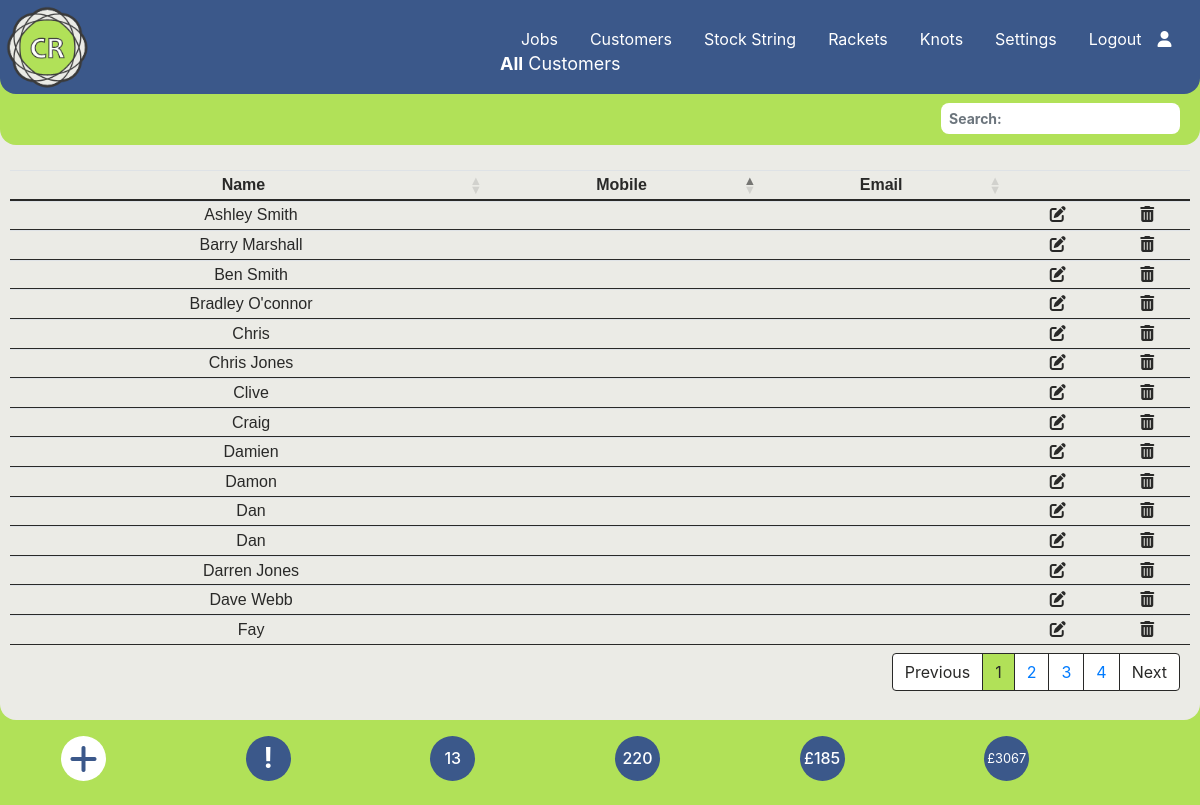
The app's page /customers.php (signed in) with its own data.
### tables this page shows
CREATE TABLE `customer` (
  `cust_ID` int(5) NOT NULL,
  `Name` varchar(100) NOT NULL,
  `Notes` varchar(500) NOT NULL,
  `Email` varchar(100) NOT NULL,
  `Mobile` varchar(20) NOT NULL,
  `pref_string` int(6) NOT NULL,
  `pref_stringc` int(6) NOT NULL,
  `tension` varchar(5) NOT NULL,
  `tensionc` varchar(5) NOT NULL,
  `prestretch` varchar(5) NOT NULL,
  `racketid` int(10) NOT NULL,
  `discount` int(3) NOT NULL DEFAULT 0
);

CREATE TABLE `settings` (
  `id` int(5) NOT NULL,
  `description` varchar(20) NOT NULL,
  `value` varchar(5) NOT NULL
);

### customers.php (the view, shortened to what this page needs)
<?php require_once('./Connections/wcba.php');
require_once('./menu.php');
$current_month_text = date("F");
$current_month_numeric = date("m");
$current_year = date("Y");
$query_Recordset2 = "SELECT * FROM customer LEFT JOIN rackets ON customer.racketid = rackets.racketid LEFT JOIN all_string ON customer.pref_string = all_string.string_id ORDER BY name ASC";
$Recordset2 = mysqli_query($conn, $query_Recordset2) or die(mysqli_error($conn));
$row_Recordset2 = mysqli_fetch_assoc($Recordset2);
$totalRows_Recordset2 = mysqli_num_rows($Recordset2);
$query_Recordset6 = "SELECT * FROM stringjobs WHERE collection_date LIKE '___" . $current_month_numeric . "/" . $current_year . "%'ORDER BY job_id ASC;";
$Recordset6 = mysqli_query($conn, $query_Recordset6) or die(mysqli_error($conn));
$totalRows_Recordset6 = mysqli_num_rows($Recordset6);
$query_Recordset7 = "SELECT * FROM stringjobs ORDER BY job_id ASC;";
$Recordset7 = mysqli_query($conn, $query_Recordset7) or die(mysqli_error($conn));
$totalRows_Recordset7 = mysqli_num_rows($Recordset7);
$query_Recordset8 = "SELECT SUM(price) as SUM from stringjobs;";
$Recordset8 = mysqli_query($conn, $query_Recordset8) or die(mysqli_error($conn));
$row_Recordset8 = mysqli_fetch_assoc($Recordset8);
$sum = $row_Recordset8['SUM'];
$query_Recordset9 = "SELECT SUM(price) as SUM from stringjobs WHERE paid != '1';";
$Recordset9 = mysqli_query($conn, $query_Recordset9) or die(mysqli_error($conn));
$row_Recordset9 = mysqli_fetch_assoc($Recordset9);
$sum_owed = $row_Recordset9['SUM'];
?>
<!DOCTYPE html>
<html lang="en">
<head>
  <link rel="stylesheet" href="https://cdnjs.cloudflare.com/ajax/libs/font-awesome/6.4.2/css/all.min.css">
  <link rel="stylesheet" href="https://stackpath.bootstrapcdn.com/bootstrap/4.3.1/css/bootstrap.min.css">
  <link rel="stylesheet" href="https://cdnjs.cloudflare.com/ajax/libs/bootstrap-datepicker/1.9.0/css/bootstrap-datepicker3.min.css">
  <link rel="stylesheet" href="./css/style.css">
  <link rel="stylesheet" type="text/css" href="https://cdn.datatables.net/1.13.6/css/dataTables.bootstrap4.min.css" />
</head>
<body data-spy="scroll" data-target="#main-nav">
  <?php
  echo $main_menus;
  ?>
  <section>
    <div class="home-section diva">
      <p class="fxdtext"><strong>All</strong> Customers</p>
      <?php if ($totalRows_Recordset2 == 0) {
        echo "<h5 class='text-center text-dark' style='margin-top: 200px;'>No Records found</h5> ";
      } else { ?>
        <table id="tblUser" class="table-text table table-sm center">
          <thead>
            <tr>
              <th style="text-align: center">Name</th>
              <th class="text-center d-none d-md-table-cell">Mobile</th>
              <th class="text-center d-none d-md-table-cell">Email</th>
              <th></th>
              <th></th>
            </tr>
          </thead>
          <tbody>
            <?php
            do { ?>
              <tr>
                <td><?php echo $row_Recordset2['Name']; ?></td>
                <td class="d-none d-md-table-cell"><?php echo $row_Recordset2['Mobile']; ?></td>
                <td class="d-none d-md-table-cell"><?php echo $row_Recordset2['Email']; ?></td>
                <td style="text-align: center"><a class="fa-solid fa-pen-to-square" href="./editcust.php?custid=<?php echo $row_Recordset2['cust_ID']; ?>"></a></td>
                <td style="text-align: center"><i class="fa-solid fa-trash-can" data-toggle="modal" data-target="#delModal<?php echo $row_Recordset2['cust_ID']; ?>"></i></td>
              </tr>
            <?php
            } while ($row_Recordset2 = mysqli_fetch_assoc($Recordset2)); ?>
          </tbody>
        </table>
      <?php } ?>
    </div>
  </section>
  <div class="container center">
    <div class="p-3 row">
      <div class="col-2">
        <a href="./addcustomer.php" type="button" class="dot fa-solid fa-plus fa-2x"></a>
      </div>
      <?php if (!empty($_SESSION['message'])) { ?>
        <div class="col-2">
          <h3 class="blinking" title="Warning Messages" data-toggle="modal" data-target="#warningModal"><strong>!</strong></h3>
        </div>
      <?php } else { ?>
        <div class="col-2">
          <h3 class="dotb" title="Warning Messages"><strong>!</strong></h3>
        </div>
      <?php } ?>
      <div class="col-2">
        <h3 class="dotbt h6 " title="Restrings for <?php echo $current_month_text; ?>"><?php echo $totalRows_Recordset6 ?></h3>
      </div>
      <div class="col-2">
        <a href="#" class="dotbt h6" title="Total restrings"><?php echo $totalRows_Recordset7 ?></a>
      </div>
      <div class="col-2">
        <a href="./jobs-unpaid.php" class="dotbt h6" title="Amount Owed"><?php echo "$currency" . $sum_owed ?></a>
      </div>
      <div class="col-2">
        <a href="#" class="dotbtt h7" title="Total Income"><small><?php echo "$currency" . $sum ?></small></a>
      </div>
    </div>
  </div>
</body>
</html>

### css/style.css (style rules this page uses)
body { background: #b1e158; color: #fff; z-index: 0; }
.fxdtext { position: fixed; top: 50px; left: 200px; font-weight: normal; font-size: 18px; color: #ffffff; z-index: 500; }
@media screen and (max-width: 2500px) { .fxdtext { left: 500px; } }
table.dataTable { clear: both; margin-top: 6px !important; margin-bottom: 6px !important; max-width: none !important; border-collapse: collapse !important; border-spacing: 0; padding-top: 120px; padding-left: 10px; padding-right: 10px; }
@media screen and (max-width: 2500px) { .table.dataTable { padding-top: 140px; font-size: 16px; } }
table.dataTable > thead > tr > th { border-bottom: 2px solid #292928; }
table.dataTable > tbody > tr > td { border-bottom: 1px solid #292928; }
.table-text { color: #292928; font-weight: normal; font: 14px Arial, sans-serif; }
.center { margin-left: auto; margin-right: auto; }
.home-section { background: #ebebe6; width: 100%; height: 670px; border-bottom-left-radius: 1rem; border-bottom-right-radius: 1rem; z-index: 1; }
@media screen and (max-width: 2500px) { .home-section { height: 720px; } }
a, a:hover, a:focus { color: inherit; text-decoration: none; transition: all 0.3s; }
.dot { height: 45px; width: 45px; background-color: #ffffff; border-radius: 50%; display: inline-block; color: #3b588a; display: flex; align-items: center; justify-content: center; }
.dotb { height: 45px; width: 45px; background-color: #3b588a; color: #ffffff; border-radius: 50%; display: inline-block; display: flex; align-items: center; justify-content: center; }
.dotbt { height: 45px; width: 45px; background-color: #3b588a; color: #ffffff; border-radius: 50%; display: inline-block; display: flex; align-items: center; justify-content: center; }
.dotbtt { height: 45px; width: 45px; background-color: #3b588a; color: #ffffff; border-radius: 50%; display: inline-block; display: flex; align-items: center; justify-content: center; }
.nav-item { margin-left: 0rem; }
.nav-link { font-size: 16px; font-weight: 400; color: #ffffff; }
.diva { overflow-x: hidden; }
.dt-head-center { text-align: center; }

### records on screen
customer: Name "Ashley Smith"
customer: Name "Barry Marshall"
customer: Name "Ben Smith"
customer: Name "Bradley O'connor"
customer: Name "Chris"
customer: Name "Chris Jones"
customer: Name "Clive"
customer: Name "Craig"
customer: Name "Damien"
customer: Name "Damon"
customer: Name "Dan"
customer: Name "Dan"
customer: Name "Darren Jones"
customer: Name "Dave Webb"
customer: Name "Fay"
settings: value "£"

### other values on screen
$_SESSION['loginmenu'] "Logout"
$totalRows_Recordset6 "13"
$totalRows_Recordset7 "220"
$sum_owed "185"
$sum "3067"
